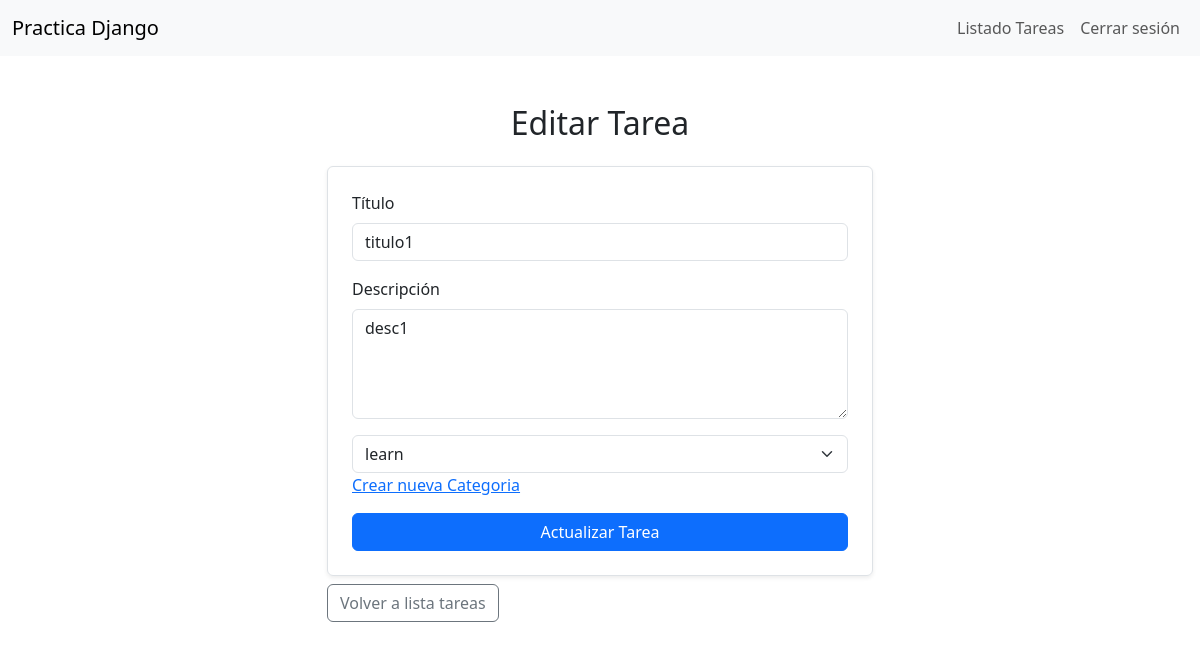
Screenshot of /actualizar/1 (signed in) with the database file from the repository.
### tareas/models.py (models this page shows)
class Tarea(models.Model):
    titulo = models.CharField(max_length=100)
    descripcion = models.TextField()
    completada = models.BooleanField(default=False)
    fecha_creacion = models.DateTimeField(auto_now_add=True)
    categoria = models.ForeignKey(Categoria, on_delete=models.SET_NULL, null=True, blank=True, related_name='tareas')

### categorias/models.py (models this page shows, shortened)
class Categoria(models.Model):
    nombre = models.CharField(max_length=100)

### tareas/views.py (the view, shortened to what this page needs)
# urls.py: path('actualizar/<int:id>', views.actualizar_tarea, name='actualizar_tarea'),
@login_required
def actualizar_tarea(request,id):
    tarea=get_object_or_404(Tarea,id=id)
    categorias = Categoria.objects.all()
    print(tarea.titulo)
    print(tarea.descripcion)
    return render(request,'actualizar_tarea.html',{'tarea':tarea, 'categorias': categorias})

### tareas/templates/actualizar_tarea.html (shortened to what this page needs)
{% extends 'base.html' %}
{% block content %}
    <div class="container mt-5">
        <h2 class="text-center mb-4">Editar Tarea</h2>
        <div class="row">
            <div class="col-6 mx-auto">
                <form method="POST" class="p-4 border rounded shadow-sm">
                    <div class="mb-3">
                        <label for="titulo" class="form-label">Título</label>
                        <input type="text" class="form-control" id="titulo" name="titulo" required placeholder="Escribe el título" value="{{ tarea.titulo }}">
                    </div>
                    <div class="mb-3">
                        <label for="descripcion" class="form-label">Descripción</label>
                        <textarea class="form-control" id="descripcion" name="descripcion" rows="4" required placeholder="Escribe la descripción">{{ tarea.descripcion }}</textarea>
                    </div>
                    <div class="mb-3">
                        <select name="categoria" class="form-select">
                            {% for categoria in categorias %}
                            <option value="{{ categoria.id }}" {% if categoria.id == tarea.categoria.id %}selected{% endif %}>{{ categoria.nombre }}</option>
                            {% endfor %}
                        </select>
                        <a href="{% url 'crear_categoria' %}" class="mt-2">Crear nueva Categoria</a>
                    </div>
                    <button type="submit" class="btn btn-primary w-100">Actualizar Tarea</button>
                </form>
                <a class="btn btn-outline-secondary w-40 mt-2" href="{% url 'listar_tarea'%}"  >Volver a lista tareas</a>
            </div>
        </div>
    </div>
{% endblock %}

### rows the page displays
Tarea: titulo "titulo1", descripcion "desc1", categoria "learn"
